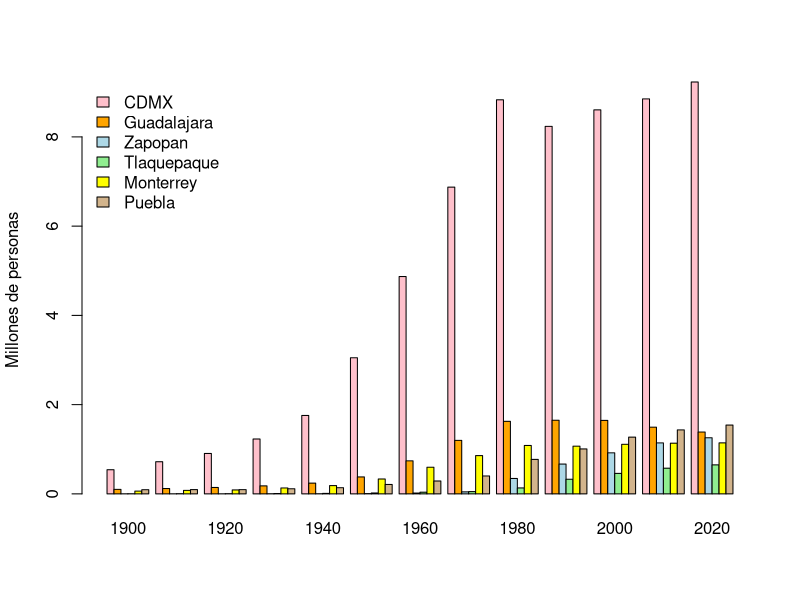
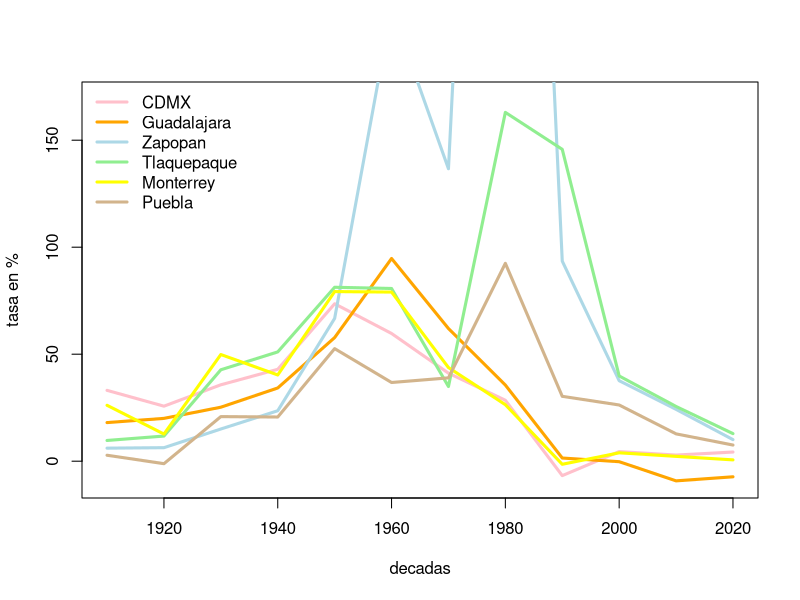
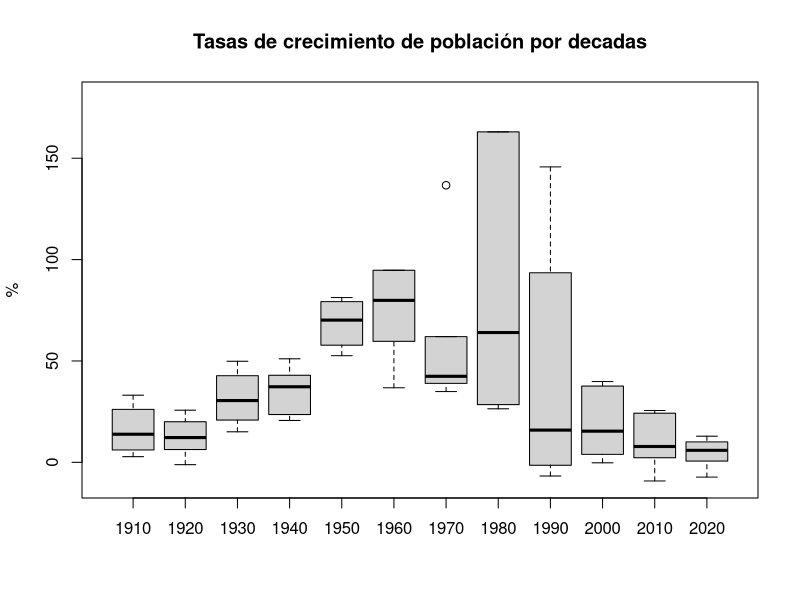
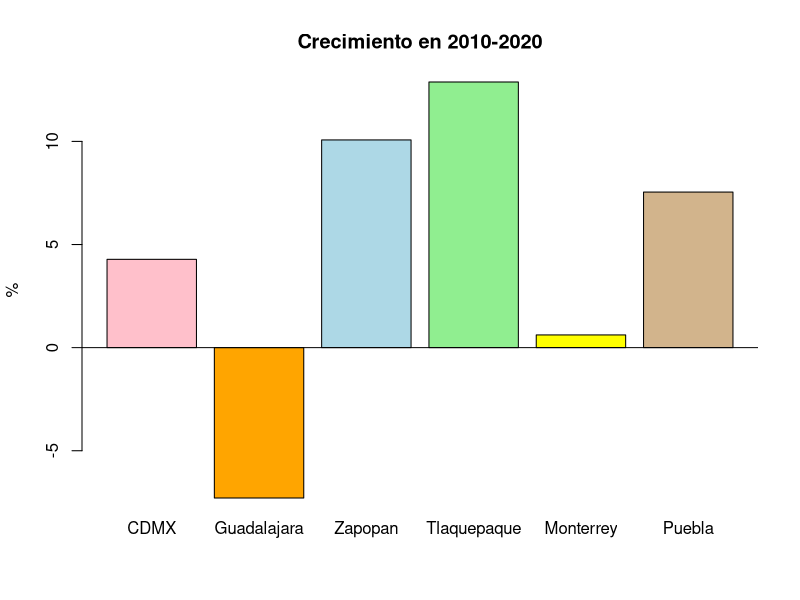

Source code (R) for these figures, in order:
## ---- chunk 1
ciudad <- c("CDMX", "Guadalajara", "Zapopan", "Tlaquepaque", "Monterrey", "Puebla")
latitud <- c(19.4316, 20.6775, 20.7216, 20.6419, 25.6714, 19.051389)
longitud <- c(-99.1338, -103.3478, -103.3899, -103.3129, -100.3086, -98.217778)
p1900 <- c(0.541516, 0.101208, 0.002298, 0.004346, 0.062266, 0.093521)
p1910 <- c(0.720753, 0.119468, 0.002438, 0.004767, 0.078528, 0.096121)
p1920 <- c(0.906063, 0.143376, 0.002592, 0.005327, 0.088479, 0.095)
p1930 <- c(1.229576, 0.179556, 0.002982, 0.007603, 0.132577, 0.114793)
p1940 <- c(1.757530, 0.241, 0.003685, 0.011486, 0.186, 0.138491)
p1950 <- c(3.050442, 0.380226, 0.006144, 0.020821, 0.333422, 0.211331)
p1960 <- c(4.870876, 0.740394, 0.019138, 0.037626, 0.596939, 0.289049)
p1970 <- c(6.874165, 1.199391, 0.045292, 0.050760, 0.858107, 0.401603)
p1980 <- c(8.831079, 1.626152, 0.345390, 0.133500, 1.084696, 0.772908)
p1990 <- c(8.235744, 1.650205, 0.668323, 0.328031, 1.068996, 1.007170)
p2000 <- c(8.605239, 1.646319, 0.919690, 0.458674, 1.110909, 1.271673)
p2010 <- c(8.851080, 1.495, 1.142483, 0.575942, 1.136, 1.434062)
p2020 <- c(9.23, 1.386, 1.257547, 0.650123, 1.143, 1.542232)


## dataframe (tabla)
tabla_poblacion <- data.frame(
  ciudad = ciudad,
  latitud = latitud,
  longitud = longitud,
  p1900 = p1900,
  p1910 = p1910,
  p1920 = p1920,
  p1930 = p1930,
  p1940 = p1940,
  p1950 = p1950,
  p1960 = p1960,
  p1970 = p1970,
  p1980 = p1980,
  p1990 = p1990,
  p2000 = p2000,
  p2010 = p2010,
  p2020 = p2020
)
tabla_poblacion
dim(tabla_poblacion)
str(tabla_poblacion)
## ---- chunk 2
knitr::kable(tabla_poblacion[,c(1,4:16)],
             digits=2,
             col.names=c("Ciudad",seq(1900, 2020, 10)),
             caption="Tabla 1. Población en centros urbanos, millones de personas")
## ---- chunk 3
cd_colores <- c("pink","orange","lightblue","lightgreen","yellow","tan")

barplot(as.matrix(tabla_poblacion[,c(4:16)]),
        beside=TRUE,
        ylab="Millones de personas",
        col=cd_colores,
        names.arg=seq(1900, 2020, 10))

legend("topleft", legend=tabla_poblacion[,1],
       fill=cd_colores, bty="n")
## ---- chunk 4
c_tasa <- function(p1, p2) {
  tasa <- 100 * (p2 - p1) / p1
  return(tasa)
}

t1910 <- c_tasa(tabla_poblacion[,"p1900"],tabla_poblacion[,"p1910"])
t1920 <- c_tasa(tabla_poblacion[,"p1910"],tabla_poblacion[,"p1920"])
t1930 <- c_tasa(tabla_poblacion[,"p1920"],tabla_poblacion[,"p1930"])
t1940 <- c_tasa(tabla_poblacion[,"p1930"],tabla_poblacion[,"p1940"])
t1950 <- c_tasa(tabla_poblacion[,"p1940"],tabla_poblacion[,"p1950"])
t1960 <- c_tasa(tabla_poblacion[,"p1950"],tabla_poblacion[,"p1960"])
t1970 <- c_tasa(tabla_poblacion[,"p1960"],tabla_poblacion[,"p1970"])
t1980 <- c_tasa(tabla_poblacion[,"p1970"],tabla_poblacion[,"p1980"])
t1990 <- c_tasa(tabla_poblacion[,"p1980"],tabla_poblacion[,"p1990"])
t2000 <- c_tasa(tabla_poblacion[,"p1990"],tabla_poblacion[,"p2000"])
t2010 <- c_tasa(tabla_poblacion[,"p2000"],tabla_poblacion[,"p2010"])
t2020 <- c_tasa(tabla_poblacion[,"p2010"],tabla_poblacion[,"p2020"])

tabla_tasas <- data.frame(
  ciudad = ciudad,
  latitud = latitud,
  longitud = longitud,
  t1910 = t1910,
  t1920 = t1920,
  t1930 = t1930,
  t1940 = t1940,
  t1950 = t1950,
  t1960 = t1960,
  t1970 = t1970,
  t1980 = t1980,
  t1990 = t1990,
  t2000 = t2000,
  t2010 = t2010,
  t2020 = t2020
)

## ---- chunk 5
knitr::kable(tabla_tasas[,c(1,4:15)],
             digits=1,
             col.names=c("Ciudad",seq(1910, 2020, 10)),
             caption="Tabla 2. Tasas de crecimiento en centros urbanos, %")
## ---- chunk 6
decadas <- seq(1910, 2020, 10)

plot(x=decadas, y=tabla_tasas[1,4:15],
     type="l", lwd=3, col=cd_colores[1],
     ylab="tasa en %", ylim=c(-10, 170))
lines(x=decadas, y=tabla_tasas[2,4:15], col=cd_colores[2], lwd=3)
lines(x=decadas, y=tabla_tasas[3,4:15], col=cd_colores[3], lwd=3)
lines(x=decadas, y=tabla_tasas[4,4:15], col=cd_colores[4], lwd=3)
lines(x=decadas, y=tabla_tasas[5,4:15], col=cd_colores[5], lwd=3)
lines(x=decadas, y=tabla_tasas[6,4:15], col=cd_colores[6], lwd=3)

legend("topleft", legend=tabla_tasas[,1],
       col=cd_colores, lwd=3, bty="n")
## ---- chunk 7
boxplot(tabla_tasas[,4:15],
        names=decadas,
        main="Tasas de crecimiento de población por decadas",
        ylab="%", ylim=c(-10, 180))
## ---- chunk 8
t.test(tabla_tasas[,"t1910"], tabla_tasas[,"t1950"])
t.test(tabla_tasas[,"t1910"], tabla_tasas[,"t2020"])
t.test(tabla_tasas[,"t2010"], tabla_tasas[,"t2020"])
t.test(tabla_tasas[,"t2000"], tabla_tasas[,"t2020"])
t.test(tabla_tasas[,"t1990"], tabla_tasas[,"t2020"])
t.test(tabla_tasas[,"t1980"], tabla_tasas[,"t2020"])
t.test(tabla_tasas[,"t1970"], tabla_tasas[,"t2020"])
t.test(tabla_tasas[,"t1960"], tabla_tasas[,"t2020"])

wilcox.test(tabla_tasas[,"t1910"], tabla_tasas[,"t1950"])
wilcox.test(tabla_tasas[,"t1910"], tabla_tasas[,"t2020"])
wilcox.test(tabla_tasas[,"t2010"], tabla_tasas[,"t2020"])
wilcox.test(tabla_tasas[,"t2000"], tabla_tasas[,"t2020"])
wilcox.test(tabla_tasas[,"t1990"], tabla_tasas[,"t2020"])
wilcox.test(tabla_tasas[,"t1980"], tabla_tasas[,"t2020"])
wilcox.test(tabla_tasas[,"t1970"], tabla_tasas[,"t2020"])
wilcox.test(tabla_tasas[,"t1960"], tabla_tasas[,"t2020"])
## ---- chunk 9
barplot(tabla_tasas[,"t2020"],
        names.arg=tabla_tasas[,1],
        main="Crecimiento en 2010-2020",
        ylab="%", col=cd_colores)
abline(h=0)
